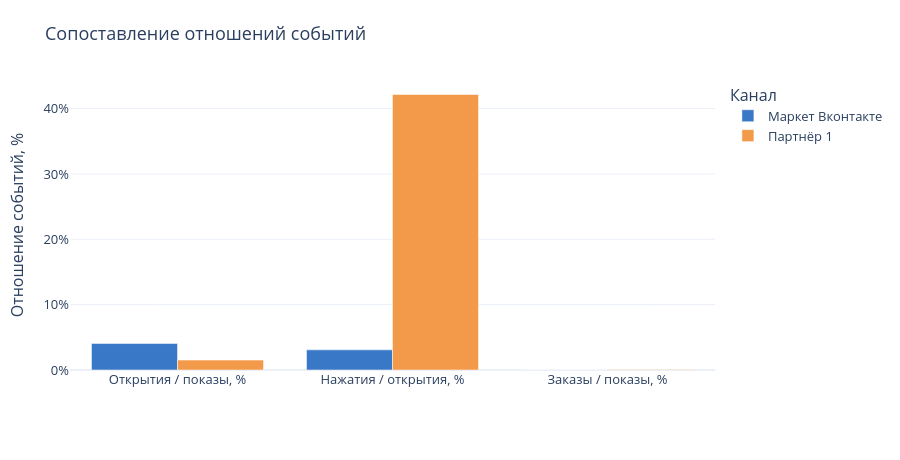

The notebook cell saved with this chart:
### Markdown cell above
### Интерактивно: отношения событий
Это отношения агрегированных событий, а не когортные конверсии. Заказы партнёра включают прямые переходы, в том числе без открытия карточки.

Различие 3,08% и 42,16% не означает сопоставимую конверсию: кнопки ведут к разным следующим шагам. Разбивки по назначению и связанной когорты нет.

### Code cell
rate_names = ['Открытия / показы, %', 'Нажатия / открытия, %', 'Заказы / показы, %']
fig = go.Figure()
for channel, color in [(mv, '#3978C6'), (p1, '#F2994A')]:
    fig.add_bar(name=channel, x=rate_names, y=efficiency.loc[rate_names, channel], marker_color=color,
                hovertemplate='%{x}<br>%{fullData.name}: %{y:.2f}%<extra></extra>')
fig.update_layout(barmode='group')
fig.update_yaxes(rangemode='tozero', ticksuffix='%')
show_plotly(fig, 'Сопоставление отношений событий', '', 'Отношение событий, %', 460)

### Figure 1 — Plotly figure (JSON) as saved in the notebook; plotly's stock layout.template omitted (floating-point values rounded to 4 significant figures)
{"data": [{"hovertemplate": "%{x}<br>%{fullData.name}: %{y:.2f}%<extra></extra>", "marker": {"color": "#3978C6"}, "name": "Маркет Вконтакте", "type": "bar", "x": ["Открытия / показы, %", "Нажатия / открытия, %", "Заказы / показы, %"], "y": [4.05, 3.085, 0.00866]}, {"hovertemplate": "%{x}<br>%{fullData.name}: %{y:.2f}%<extra></extra>", "marker": {"color": "#F2994A"}, "name": "Партнёр 1", "type": "bar", "x": ["Открытия / показы, %", "Нажатия / открытия, %", "Заказы / показы, %"], "y": [1.516, 42.16, 0.086]}], "layout": {"barmode": "group", "font": {"size": 13}, "height": 460, "hoverlabel": {"namelength": -1}, "legend": {"title": {"text": "Канал"}}, "margin": {"b": 90, "l": 70, "r": 30, "t": 80}, "title": {"text": "Сопоставление отношений событий"}, "xaxis": {"title": {"text": ""}}, "yaxis": {"rangemode": "tozero", "ticksuffix": "%", "title": {"text": "Отношение событий, %"}}}}
